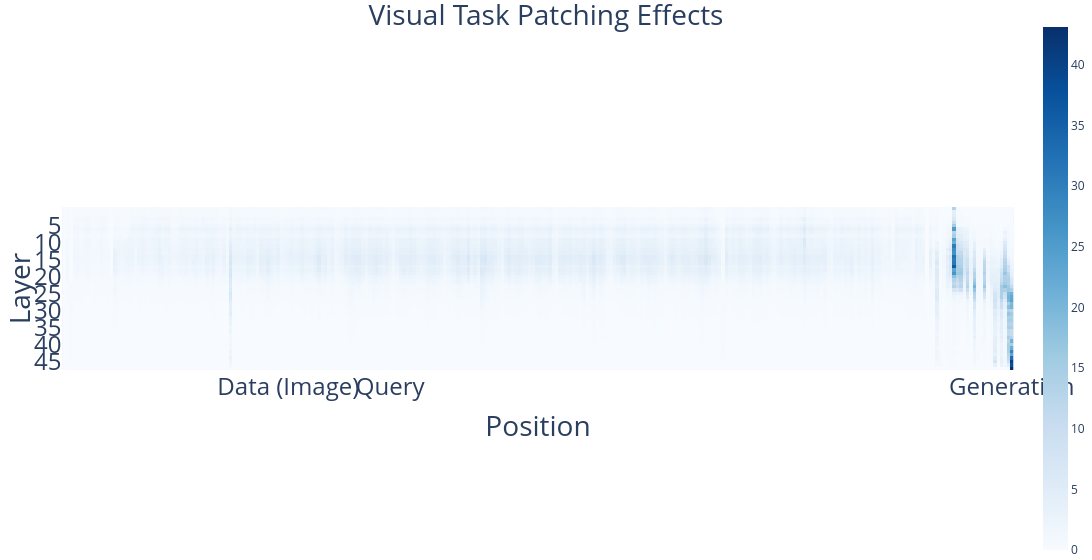

This figure's notebook cell:
### Markdown cell above
#### Circuit Discovery

### Code cell
# Draw the attribution scores per layer per position (summed across components)

fs = 28 # Font size

task_name = SUPPORTED_TASKS[0]
print(f"Task name: {task_name}")
model_name = MODEL_NAMES2[0]

# for modality in ['l', 'vl']:
for modality in ['vl']:
    scores = torch.load(f'./data/{task_name}/{where_results}/{model_name}/node_scores/nap_ig_{modality}_ig=5_metric=LD.pt', weights_only=True)
    scores = {k: v.abs() for (k, v) in scores.items()}
    n_layers = len([k for k in scores.keys() if 'mlp.hook_post' in k])
    seq_len = scores[list(scores.keys())[0]].shape[0]

    summed_scores_per_layer_per_pos = torch.zeros(n_layers, seq_len)
    for layer in range(n_layers):
        mlp_hook_key = f'blocks.{layer}.mlp.hook_post'
        attn_hook_key = f'blocks.{layer}.attn.hook_z'
        for pos in range(seq_len):
            summed_scores_per_layer_per_pos[layer, pos] = scores[mlp_hook_key][pos].sum() + scores[attn_hook_key][pos].sum()

    if modality == 'l':
        start_of_data = get_text_sequence_positions(model_name, task_name)[0]
        summed_scores_per_layer_per_pos = summed_scores_per_layer_per_pos[:, start_of_data:]
        fig = px.imshow(summed_scores_per_layer_per_pos, color_continuous_scale="Blues")
        
        tickvals = [20 - start_of_data, 30 - start_of_data, seq_len - 1 - start_of_data]
        ticktext = ['Data (Text)', 'Query', 'Generation']
        fig.update_xaxes(tickvals=tickvals, ticktext=ticktext, title=dict(text='Position', font=dict(size=fs)), tickfont=dict(size=fs - 4))
        fig.update_yaxes(tickvals=list(range(5, n_layers, 5)), title=dict(text='Layer', font=dict(size=fs)), tickfont=dict(size=fs - 4))
        fig.update_layout(
            title=dict(text="Textual Task Patching Effects", font=dict(size=fs), x=0.5, y=0.99),
            width=530,
            xaxis_tickangle=0,
            margin=dict(l=0, r=0, t=30, b=0),  # Remove margins
            coloraxis_showscale=False  # Hide the colorbar
        )
    else:
        start_of_data = get_image_positions(model_name, task_name)[0]
        summed_scores_per_layer_per_pos = summed_scores_per_layer_per_pos[:, start_of_data:]
        fig = px.imshow(summed_scores_per_layer_per_pos, color_continuous_scale="Blues")

        tickvals = [70 - start_of_data, 100 - start_of_data, seq_len - 1 - start_of_data]
        ticktext = ['Data (Image)', 'Query', 'Generation']
        fig.update_xaxes(tickvals=tickvals, ticktext=ticktext, title=dict(text='Position', font=dict(size=fs)), tickfont=dict(size=fs - 4))
        fig.update_yaxes(tickvals=list(range(5, n_layers, 5)), title=dict(text='Layer', font=dict(size=fs)), tickfont=dict(size=fs - 4))
        fig.update_layout(
            title=dict(text="Visual Task Patching Effects", font=dict(size=fs), x=0.5, y=0.99),
            width=1200,
            xaxis_tickangle=0,
            coloraxis_colorbar=dict(
                thickness=25,  # Adjust the thickness of the color bar
                len=1.05       # Adjust the length of the color bar
            ),
            margin=dict(l=0, r=0, t=30, b=0),  # Remove margins
            coloraxis_showscale=True
        )
    fig.show()

    # pio.write_image(fig, f"./figures/{model_name}_{task_name}_attr_scores_per_layer_per_pos_{modality}.png")
    # pio.write_image(fig, f"./figures/{model_name}_{task_name}_attr_scores_per_layer_per_pos_{modality}.pdf")

### Figure 1 — Plotly figure (JSON) as saved in the notebook; plotly's stock layout.template omitted (floating-point values rounded to 4 significant figures; data arrays with more than 128 entries replaced by an {"elided": "..."} marker saying what was removed)
{"data": [{"coloraxis": "coloraxis", "hovertemplate": "x: %{x}<br>y: %{y}<br>color: %{z}<extra></extra>", "name": "0", "type": "heatmap", "xaxis": "x", "yaxis": "y", "z": {"elided": "48x280 float values"}}], "layout": {"coloraxis": {"colorbar": {"len": 1.05, "thickness": 25}, "colorscale": [[0, "rgb(247,251,255)"], [0.125, "rgb(222,235,247)"], [0.25, "rgb(198,219,239)"], [0.375, "rgb(158,202,225)"], [0.5, "rgb(107,174,214)"], [0.625, "rgb(66,146,198)"], [0.75, "rgb(33,113,181)"], [0.875, "rgb(8,81,156)"], [1, "rgb(8,48,107)"]], "showscale": true}, "margin": {"b": 0, "l": 0, "r": 0, "t": 30}, "title": {"font": {"size": 28}, "text": "Visual Task Patching Effects", "x": 0.5, "y": 0.99}, "width": 1200, "xaxis": {"anchor": "y", "constrain": "domain", "domain": [0, 1], "scaleanchor": "y", "tickangle": 0, "tickfont": {"size": 24}, "ticktext": ["Data (Image)", "Query", "Generation"], "tickvals": [66, 96, 279], "title": {"font": {"size": 28}, "text": "Position"}}, "yaxis": {"anchor": "x", "autorange": "reversed", "constrain": "domain", "domain": [0, 1], "tickfont": {"size": 24}, "tickvals": [5, 10, 15, 20, 25, 30, 35, 40, 45], "title": {"font": {"size": 28}, "text": "Layer"}}}}
